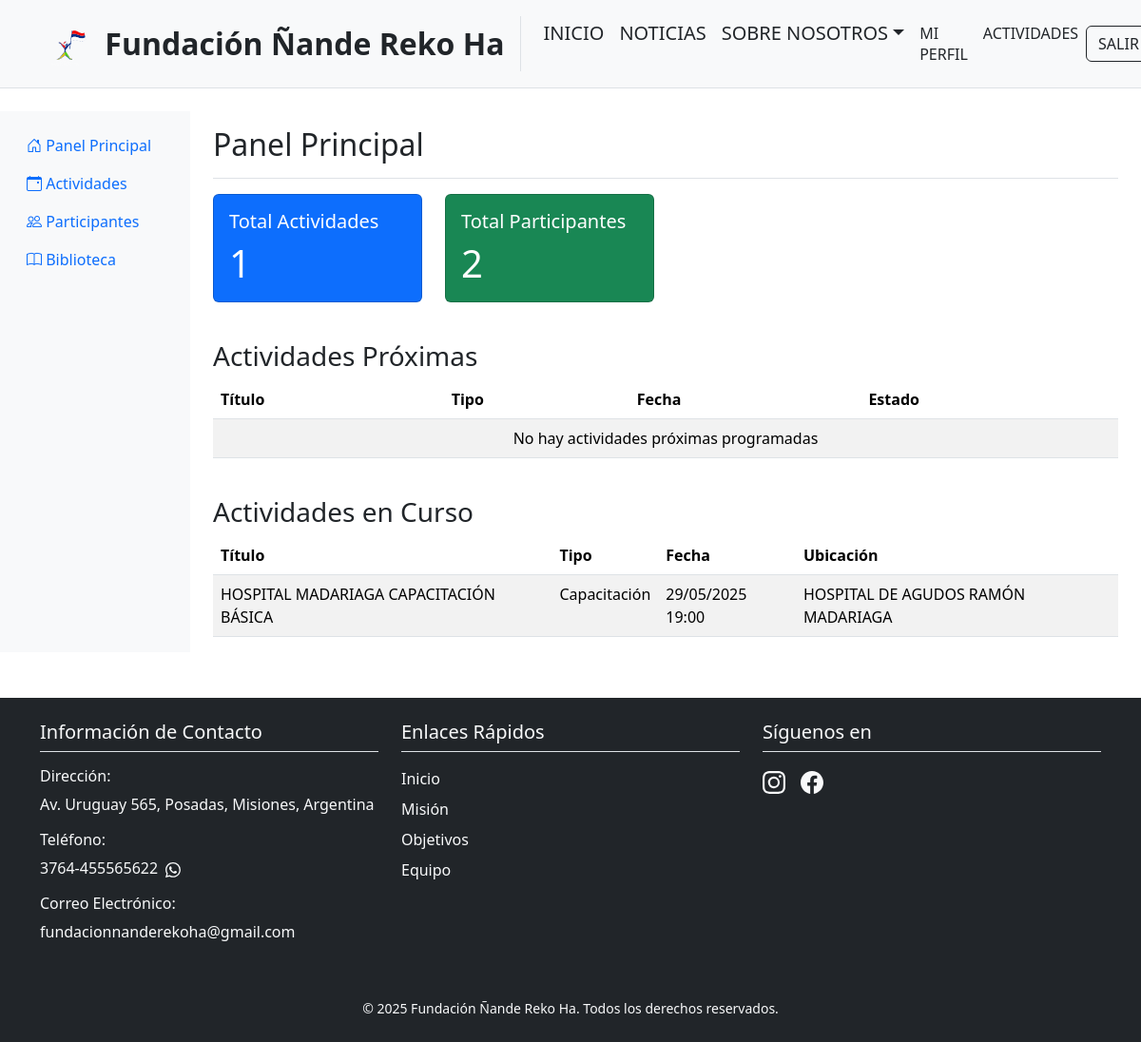
Page /dashboard/ (signed in) on the committed database.
### dashboard/models.py (models this page shows, shortened)
class Activity(models.Model):
    ACTIVITY_TYPES = [
        ('CAPACITACION', 'Capacitación'),
        ('EVENTO', 'Evento'),
        ('REUNION', 'Reunión'),
        ('TALLER', 'Taller'),
    ]
    STATUS_CHOICES = [
        ('PROGRAMADA', 'Programada'),
        ('EN_CURSO', 'En Curso'),
        ('COMPLETADA', 'Completada'),
        ('CANCELADA', 'Cancelada'),
    ]
    title = models.CharField('Título', max_length=200)
    description = models.TextField('Descripción')
    activity_type = models.CharField('Tipo de Actividad', max_length=20, choices=ACTIVITY_TYPES)
    date = models.DateTimeField('Fecha y Hora')
    location = models.CharField('Ubicación', max_length=200)
    capacity = models.PositiveIntegerField('Capacidad', null=True, blank=True)
    status = models.CharField('Estado', max_length=20, choices=STATUS_CHOICES, default='PROGRAMADA')
    created_at = models.DateTimeField('Fecha de Creación', auto_now_add=True)
    updated_at = models.DateTimeField('Última Actualización', auto_now=True)
    created_by = models.ForeignKey(
        User,
        on_delete=models.SET_NULL,
        null=True,
        related_name='activities_created'
    )
    attendance_managers = models.ManyToManyField(
        User,
        related_name='managed_activities',
        verbose_name='Gestores de Asistencia',
        blank=True
    )
    class Meta:
        verbose_name = 'Actividad'
        verbose_name_plural = 'Actividades'
        ordering = ['-date']

### dashboard/views.py (the view)
# urls.py: path('', views.dashboard_home, name='home'),
@login_required
def dashboard_home(request):
    upcoming_activities = Activity.objects.filter(
        date__gte=timezone.now(),
        status='PROGRAMADA'
    ).order_by('date')[:5]
    ongoing_activities = Activity.objects.filter(
        status='EN_CURSO'
    )
    total_participants = Participant.objects.count()
    total_activities = Activity.objects.count()
    context = {
        'upcoming_activities': upcoming_activities,
        'ongoing_activities': ongoing_activities,
        'total_participants': total_participants,
        'total_activities': total_activities,
    }
    return render(request, 'dashboard/home.html', context)

### dashboard/templates/dashboard/home.html
{% extends 'dashboard/base.html' %}
{% load static %}
{% block dashboard_title %}Panel Principal{% endblock %}
{% block dashboard_content %}
<div class="row mb-4">
    <div class="col-md-6 col-lg-3 mb-3">
        <div class="card text-white bg-primary">
            <div class="card-body">
                <h5 class="card-title">Total Actividades</h5>
                <p class="card-text display-6">{{ total_activities }}</p>
            </div>
        </div>
    </div>
    <div class="col-md-6 col-lg-3 mb-3">
        <div class="card text-white bg-success">
            <div class="card-body">
                <h5 class="card-title">Total Participantes</h5>
                <p class="card-text display-6">{{ total_participants }}</p>
            </div>
        </div>
    </div>
</div>
<div class="row mb-4">
    <div class="col-12">
        <h3>Actividades Próximas</h3>
        <div class="table-responsive">
            <table class="table table-striped">
                <thead>
                    <tr>
                        <th>Título</th>
                        <th>Tipo</th>
                        <th>Fecha</th>
                        <th>Estado</th>
                    </tr>
                </thead>
                <tbody>
                    {% for activity in upcoming_activities %}
                    <tr>
                        <td>{{ activity.title }}</td>
                        <td>{{ activity.get_activity_type_display }}</td>
                        <td>{{ activity.date|date:"d/m/Y H:i" }}</td>
                        <td><span class="badge bg-primary">{{ activity.get_status_display }}</span></td>
                    </tr>
                    {% empty %}
                    <tr>
                        <td colspan="4" class="text-center">No hay actividades próximas programadas</td>
                    </tr>
                    {% endfor %}
                </tbody>
            </table>
        </div>
    </div>
</div>
<div class="row">
    <div class="col-12">
        <h3>Actividades en Curso</h3>
        <div class="table-responsive">
            <table class="table table-striped">
                <thead>
                    <tr>
                        <th>Título</th>
                        <th>Tipo</th>
                        <th>Fecha</th>
                        <th>Ubicación</th>
                    </tr>
                </thead>
                <tbody>
                    {% for activity in ongoing_activities %}
                    <tr>
                        <td>{{ activity.title }}</td>
                        <td>{{ activity.get_activity_type_display }}</td>
                        <td>{{ activity.date|date:"d/m/Y H:i" }}</td>
                        <td>{{ activity.location }}</td>
                    </tr>
                    {% empty %}
                    <tr>
                        <td colspan="4" class="text-center">No hay actividades en curso</td>
                    </tr>
                    {% endfor %}
                </tbody>
            </table>
        </div>
    </div>
</div>
{% endblock %}

### rows in the picture
Activity: title "HOSPITAL MADARIAGA CAPACITACIÓN BÁSICA", activity_type "Capacitación", date "29/05/2025 19:00", location "HOSPITAL DE AGUDOS RAMÓN MADARIAGA"

### other values in the picture
{{ total_activities }} "1"
{{ total_participants }} "2"
